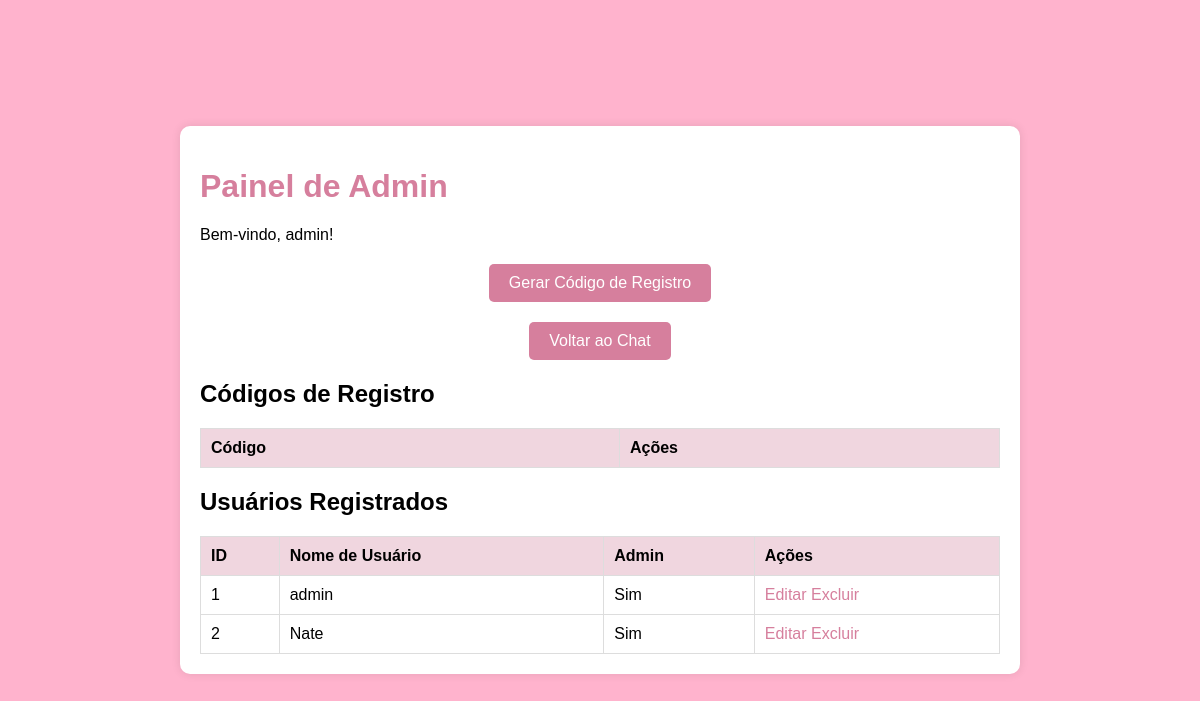
The page /admin (signed in) on the database its author committed.
### app.py (models this page shows)
class User(db.Model):
    id = db.Column(db.Integer, primary_key=True)
    username = db.Column(db.String(80), unique=True, nullable=False)
    password = db.Column(db.String(120), nullable=False)
    is_admin = db.Column(db.Boolean, default=False)
    registration_code = db.Column(db.String(10), nullable=True)  # Código de registro

### app.py (the view)
@app.route('/admin')
def admin_panel():
    if 'username' not in session:
        return redirect(url_for('login'))
    user = User.query.filter_by(username=session['username']).first()
    if not user or not user.is_admin:
        flash('Acesso negado. Você não é um administrador.', 'error')
        return redirect(url_for('index'))
    users = User.query.all()
    registration_codes = read_registration_codes()
    return render_template('admin.html', users=users, registration_codes=registration_codes)

### app.py (called while the page is built)
def read_registration_codes():
    codes = []
    try:
        with open('convites.csv', mode='r', newline='') as file:
            reader = csv.reader(file)
            codes = [row[0] for row in reader]
    except FileNotFoundError:
        pass
    return codes

### templates/admin.html (shortened to what this page needs)
<!DOCTYPE html>
<html lang="pt-BR">
<head>
    <link rel="stylesheet" href="{{ url_for('static', filename='css/style.css') }}">
</head>
<body>
    <div class="admin-container">
        <h1>Painel de Admin</h1>
        <p>Bem-vindo, {{ session['username'] }}!</p>
        <form action="{{ url_for('generate_code') }}" method="POST">
            <button type="submit">Gerar Código de Registro</button>
        </form>
        <form action="{{ url_for('index') }}" method="GET">
            <button type="submit">Voltar ao Chat</button>
        </form>
        <h2>Códigos de Registro</h2>
        <table>
            <thead>
                <tr>
                    <th>Código</th>
                    <th>Ações</th>
                </tr>
            </thead>
        </table>
        <h2>Usuários Registrados</h2>
        <table>
            <thead>
                <tr>
                    <th>ID</th>
                    <th>Nome de Usuário</th>
                    <th>Admin</th>
                    <th>Ações</th>
                </tr>
            </thead>
            <tbody>
                {% for user in users %}
                    <tr>
                        <td>{{ user.id }}</td>
                        <td>{{ user.username }}</td>
                        <td>{{ 'Sim' if user.is_admin else 'Não' }}</td>
                        <td>
                            <a href="{{ url_for('edit_user', user_id=user.id) }}">Editar</a>
                            <a href="{{ url_for('delete_user', user_id=user.id) }}" onclick="return confirm('Tem certeza que deseja excluir este usuário?')">Excluir</a>
                        </td>
                    </tr>
                {% endfor %}
            </tbody>
        </table>
    </div>
</body>
</html>

### static/css/style.css (style rules this page uses)
body { font-family: Arial, sans-serif; margin: 0; padding: 0; display: flex; justify-content: center; align-items: center; min-height: 100vh; background-color: #FFB3CD; }
.admin-container { width: 90%; max-width: 800px; margin: 20px auto; padding: 20px; background-color: #fff; border-radius: 10px; box-shadow: 0 0 10px rgba(0, 0, 0, 0.1); }
.admin-container h1 { color: #d67f9d; }
.admin-container table { width: 100%; border-collapse: collapse; margin-top: 20px; }
.admin-container th, .admin-container td { padding: 10px; border: 1px solid #ddd; text-align: left; }
.admin-container th { background-color: #f0d6df; }
.admin-container a { color: #d67f9d; text-decoration: none; }
.admin-container form { margin-top: 20px; text-align: center; }
.admin-container form button { padding: 10px 20px; background-color: #d67f9d; color: #fff; border: none; border-radius: 5px; cursor: pointer; font-size: 16px; }

### rows shown on the page
User: username "admin", id "1", is_admin "Sim"
User: id "2", username "Nate", is_admin "Sim"
